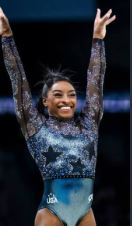
#> input picture img-original-1374/gimnasta/gimnasta1.JPG, 132 x 226 px
$ python p6-preparacion-img-1374.py
#> lines starting #> are read from the running program, lines starting #| are printed output that depends on the picture
import cv2
import numpy as np
import os
import csv
## Cristopher Lopez Nc1374
# 1. Configuración inicial
carpeta_original = "img-original-1374"
carpeta_preparadas = "img-preparadas-1374"
carpeta_resultados = "resultados-img-1374"

ANCHO_DESTINO = 224
ALTO_DESTINO = 224

# Crear carpetas de salida si no existen
os.makedirs(carpeta_preparadas, exist_ok=True)
os.makedirs(carpeta_resultados, exist_ok=True)

categorias = ["gimnasta", "corredor"]
reporte = []
imagenes_procesadas = 0
imagenes_aprobadas = 0

print("🚀 Iniciando preparación de imágenes...\n")

# 2. Recorrer cada categoría y sus archivos
for categoria in categorias:
    ruta_origen = os.path.join(carpeta_original, categoria)
    ruta_destino = os.path.join(carpeta_preparadas, categoria)

    os.makedirs(ruta_destino, exist_ok=True)

    if not os.path.exists(ruta_origen):
        print(f"⚠️ La carpeta {ruta_origen} no existe. Saltando...")
        continue

    for nombre_archivo in os.listdir(ruta_origen):
        # Filtrar solo archivos de imagen válidos
        if not nombre_archivo.lower().endswith(('.png', '.jpg', '.jpeg', '.bmp')):
            continue

        ruta_imagen = os.path.join(ruta_origen, nombre_archivo)
        nombre_sin_ext = os.path.splitext(nombre_archivo)[0]

        print(f"📸 Procesando: {nombre_archivo}")

        # 3. Leer la imagen
        imagen = cv2.imread(ruta_imagen)
#> imagen is the input picture: shape (226, 132, 3); mean B, G, R 50.9, 41.4, 36.4
        if imagen is None:
            print(f"   ❌ Error: No se pudo leer la imagen.")
            reporte.append([categoria, nombre_archivo, "ERROR", "-", "-", "-", "-", "-", "-", "REVISAR"])
            continue

        imagenes_procesadas += 1
        alto_orig, ancho_orig, canales = imagen.shape
#> alto_orig = 226; ancho_orig = 132; canales = 3
        print(f"   📏 Dimensiones originales: {ancho_orig} x {alto_orig}")
#|    📏 Dimensiones originales: 132 x 226

        # 4. Redimensionar la imagen
        imagen_redimensionada = cv2.resize(imagen, (ANCHO_DESTINO, ALTO_DESTINO), interpolation=cv2.INTER_AREA)
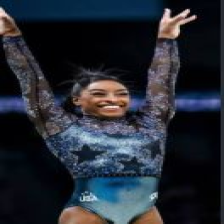
#> imagen_redimensionada: shape (224, 224, 3); mean B, G, R 50.8, 41.3, 36.3
        print(f"   📐 Dimensiones nuevas: {ANCHO_DESTINO} x {ALTO_DESTINO}")

        # Guardar la imagen redimensionada como JPG
        ruta_jpg = os.path.join(ruta_destino, f"{nombre_sin_ext}.jpg")
        cv2.imwrite(ruta_jpg, imagen_redimensionada)

        # 5. Normalizar los valores de los píxeles (de 0-255 a 0.0-1.0)
        imagen_normalizada = imagen_redimensionada.astype(np.float32) / 255.0
        val_min = float(np.min(imagen_normalizada))
#> val_min = 0
        val_max = float(np.max(imagen_normalizada))
#> val_max = 0.996
        print(f"   🔢 Rango normalizado: {val_min:.3f} a {val_max:.3f}")
#|    🔢 Rango normalizado: 0.000 a 0.996

        # Guardar los datos numéricos normalizados como archivo .npy
        ruta_npy = os.path.join(ruta_destino, f"{nombre_sin_ext}.npy")
        np.save(ruta_npy, imagen_normalizada)

        # 6. Evaluar automáticamente el resultado
        dimensiones_correctas = (imagen_redimensionada.shape[0] == ALTO_DESTINO and
                                 imagen_redimensionada.shape[1] == ANCHO_DESTINO)
#> dimensiones_correctas = True
        rango_correcto = (val_min >= 0.0 and val_max <= 1.0)
#> rango_correcto = True
        archivos_guardados = os.path.isfile(ruta_jpg) and os.path.isfile(ruta_npy)

        if dimensiones_correctas and rango_correcto and archivos_guardados:
            estado = "APROBADA"
            imagenes_aprobadas += 1
            print(f"   ✅ Evaluación: APROBADA\n")
        else:
            estado = "REVISAR"
            print(f"   ⚠️ Evaluación: REVISAR\n")

        # 7. Guardar datos en la lista para el reporte final
        reporte.append([
            categoria, nombre_archivo, "OK", ancho_orig, alto_orig,
            ANCHO_DESTINO, ALTO_DESTINO, round(val_min, 3), round(val_max, 3), estado
        ])
#> pass 2 of the loop `for categoria in categorias:`:
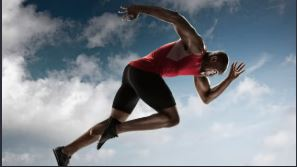
#> input picture img-original-1374/corredor/corredor1.JPG, 297 x 167 px
#> imagen is the input picture: shape (167, 297, 3); mean B, G, R 144, 135.8, 128.7
#|    📏 Dimensiones originales: 297 x 167
#> `imagen_redimensionada = cv2.resize(imagen, (ANCHO_DESTINO, ALTO_DESTIN..`:
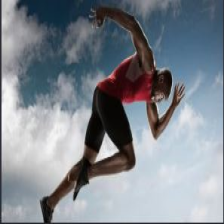
#> imagen_redimensionada: shape (224, 224, 3); mean B, G, R 143.9, 135.7, 128.6
#> val_max = 0.984
#|    🔢 Rango normalizado: 0.000 a 0.984

# 8. Generar el reporte en formato CSV
ruta_reporte = os.path.join(carpeta_resultados, "reporte_preparacion.csv")
with open(ruta_reporte, "w", newline="", encoding="utf-8") as archivo:
    escritor = csv.writer(archivo)
    escritor.writerow([
        "Categoría", "Archivo original", "Lectura",
        "Ancho original", "Alto original", "Ancho preparado", "Alto preparado",
        "Valor mínimo norm.", "Valor máximo norm.", "Evaluación"
    ])
    escritor.writerows(reporte)

# 9. Resumen final en consola
print("=" * 45)
print("🎉 RESUMEN DE LA PRÁCTICA")
print("=" * 45)
print(f"Imágenes procesadas: {imagenes_procesadas}")
print(f"Imágenes aprobadas:  {imagenes_aprobadas}")
print(f"Imágenes a revisar:  {imagenes_procesadas - imagenes_aprobadas}")
print(f"\n📁 Reporte guardado en: {ruta_reporte}")
print("✅ PRÁCTICA TERMINADA EXITOSAMENTE")
## Cristopher Lopez Nc1374
